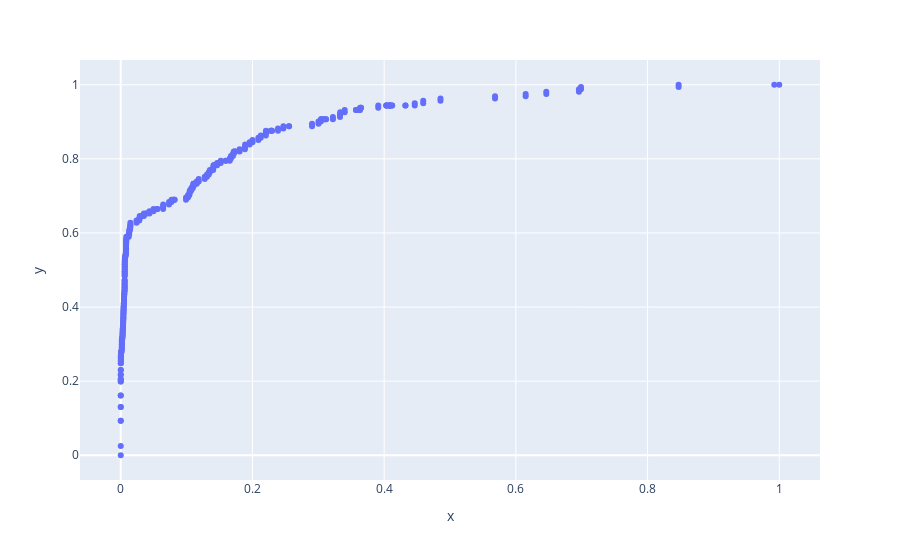

The cell this chart's notebook holds for it:
### Code cell
px.scatter(x = fpr,y = tpr)

### Figure 1 — Plotly figure (JSON) as saved in the notebook; plotly's stock layout.template omitted (floating-point values rounded to 4 significant figures; data arrays with more than 128 entries replaced by an {"elided": "..."} marker saying what was removed)
{"data": [{"hovertemplate": "x=%{x}<br>y=%{y}<extra></extra>", "legendgroup": "", "marker": {"color": "#636efa", "symbol": "circle"}, "mode": "markers", "name": "", "orientation": "v", "showlegend": false, "type": "scatter", "x": {"elided": "317 float values"}, "xaxis": "x", "y": {"elided": "317 float values"}, "yaxis": "y"}], "layout": {"legend": {"tracegroupgap": 0}, "margin": {"t": 60}, "xaxis": {"anchor": "y", "domain": [0, 1], "title": {"text": "x"}}, "yaxis": {"anchor": "x", "domain": [0, 1], "title": {"text": "y"}}}}
